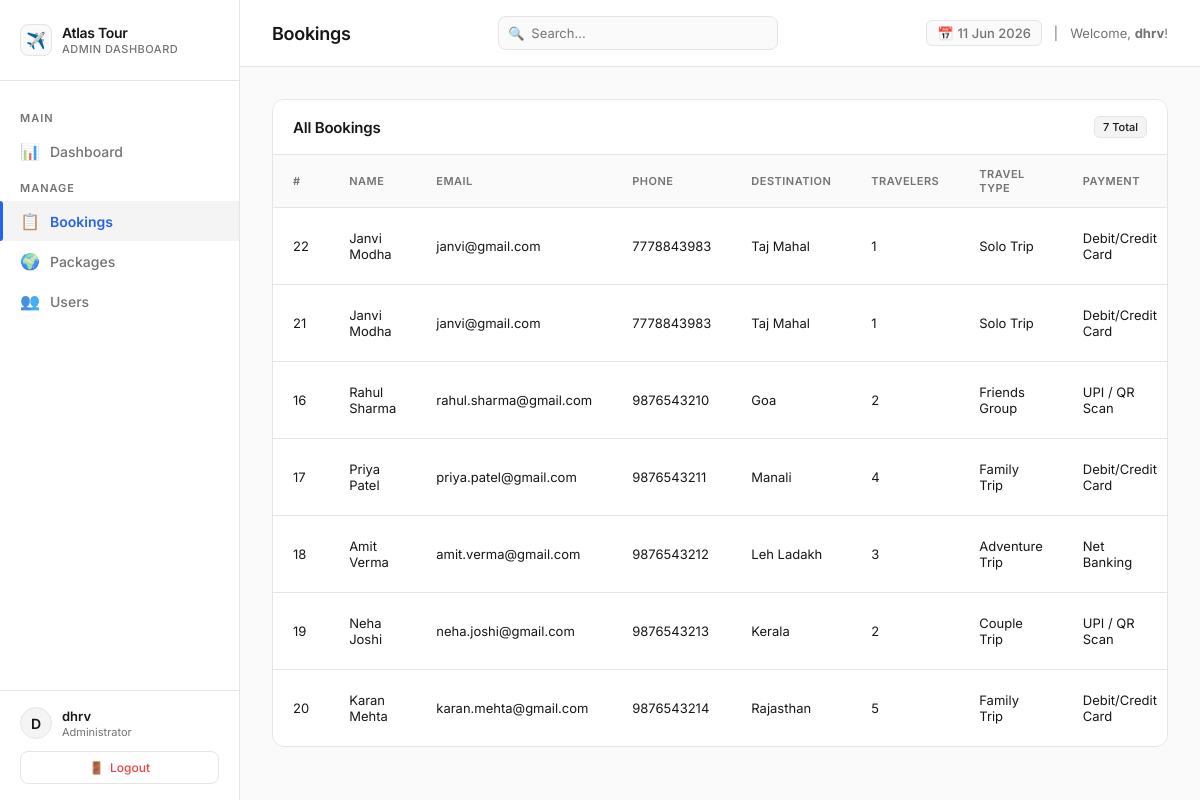
The app's page /admin/bookings.php (signed in) with its own data.
### tables this page shows
CREATE TABLE `bookings` (
  `id` int(11) NOT NULL,
  `user_id` int(11) DEFAULT NULL,
  `full_name` varchar(150) NOT NULL,
  `email` varchar(150) NOT NULL,
  `phone` varchar(20) DEFAULT NULL,
  `age` int(3) DEFAULT NULL,
  `destination` varchar(200) NOT NULL,
  `travelers` int(5) DEFAULT 1,
  `travel_type` varchar(100) DEFAULT NULL,
  `special_requests` text DEFAULT NULL,
  `payment_method` varchar(100) DEFAULT NULL,
  `booked_at` timestamp NOT NULL DEFAULT current_timestamp()
);

### admin/bookings.php (the view, shortened to what this page needs)
<?php
$page_title = "Bookings";
require_once '../config/database.php';
require_once 'header.php';
$bookings = mysqli_query($conn, "SELECT * FROM bookings ORDER BY booked_at DESC");
?>
<div class="card">
    <div class="card-header">
        <h2>All Bookings</h2>
        <span class="badge"><?php echo mysqli_num_rows($bookings); ?> Total</span>
    </div>
    <table>
        <thead>
            <tr>
                <th>#</th>
                <th>Name</th>
                <th>Email</th>
                <th>Phone</th>
                <th>Destination</th>
                <th>Travelers</th>
                <th>Travel Type</th>
                <th>Payment</th>
            </tr>
        </thead>
        <tbody>
            <?php if (mysqli_num_rows($bookings) > 0): ?>
                <?php while ($row = mysqli_fetch_assoc($bookings)): ?>
                <tr>
                    <td><?php echo $row['id']; ?></td>
                    <td><?php echo htmlspecialchars($row['full_name']); ?></td>
                    <td><?php echo htmlspecialchars($row['email']); ?></td>
                    <td><?php echo htmlspecialchars($row['phone']); ?></td>
                    <td><?php echo htmlspecialchars($row['destination']); ?></td>
                    <td><?php echo $row['travelers']; ?></td>
                    <td><?php echo htmlspecialchars($row['travel_type']); ?></td>
                    <td><?php echo htmlspecialchars($row['payment_method']); ?></td>
                </tr>
                <?php endwhile; ?>
            <?php else: ?>
                <tr><td colspan="10" style="text-align:center; color:#64748b;">No bookings found.</td></tr>
            <?php endif; ?>
        </tbody>
    </table>
</div>
<?php require_once 'footer.php'; ?>

### admin/header.php (shortened to what this page needs)
<!DOCTYPE html>
<html lang="en">
<head>
</head>
<body>
<div class="sidebar">
    <div class="sidebar-logo">
        <div class="logo-icon">✈️</div>
        <div class="sidebar-logo-text">
            <h2>Atlas Tour</h2>
            <p>Admin Dashboard</p>
        </div>
    </div>
    <nav class="sidebar-nav">
        <div class="nav-label">Main</div>
        <a href="dashboard.php" class="nav-link <?php echo (basename($_SERVER['PHP_SELF']) == 'dashboard.php') ? 'active' : ''; ?>">
            <span class="icon">📊</span> Dashboard
        </a>
        <div class="nav-label">Manage</div>
        <a href="bookings.php" class="nav-link <?php echo (basename($_SERVER['PHP_SELF']) == 'bookings.php') ? 'active' : ''; ?>">
            <span class="icon">📋</span> Bookings
        </a>
        <a href="packages.php" class="nav-link <?php echo (basename($_SERVER['PHP_SELF']) == 'packages.php') ? 'active' : ''; ?>">
            <span class="icon">🌍</span> Packages
        </a>
        <a href="users.php" class="nav-link <?php echo (basename($_SERVER['PHP_SELF']) == 'users.php') ? 'active' : ''; ?>">
            <span class="icon">👥</span> Users
        </a>
    </nav>
    <div class="sidebar-footer">
        <div class="admin-info">
            <div class="avatar">
                <?php
                $admin_username = isset($_SESSION['admin_username']) ? $_SESSION['admin_username'] : 'A';
                echo strtoupper(substr($admin_username, 0, 1));
                ?>
            </div>
            <div class="admin-details">
                <div class="admin-name"><?php echo htmlspecialchars($admin_username); ?></div>
                <div class="admin-role">Administrator</div>
            </div>
        </div>
        <a href="logout.php" class="logout-btn">
            <span>🚪</span> Logout
        </a>
    </div>
</div>
<div class="main">
    <div class="topbar">
        <h1><?php echo isset($page_title) ? $page_title : 'Dashboard'; ?></h1>
        <div class="topbar-search">
            <span class="search-icon">🔍</span>
            <input type="text" placeholder="Search..." id="header-search" onkeyup="filterTable()">
        </div>
        <div class="topbar-right">
            <div class="date-badge">
                <span>📅</span>
                <span><?php echo date('d M Y'); ?></span>
            </div>
            <span>|</span>
            <span>Welcome, <strong><?php echo htmlspecialchars($admin_username); ?></strong>!</span>
        </div>
    </div>
    <div class="content">

### admin/footer.php
    </div>
</div>
</body>
</html>

### records on screen
bookings: id "22", full_name "Janvi Modha", email "janvi@gmail.com", phone "7778843983", destination "Taj Mahal", travelers "1", travel_type "Solo Trip", payment_method "Debit/Credit Card"
bookings: id "21", full_name "Janvi Modha", email "janvi@gmail.com", phone "7778843983", destination "Taj Mahal", travelers "1", travel_type "Solo Trip", payment_method "Debit/Credit Card"
bookings: id "16", full_name "Rahul Sharma", email "rahul.sharma@gmail.com", phone "9876543210", destination "Goa", travelers "2", travel_type "Friends Group", payment_method "UPI / QR Scan"
bookings: id "17", full_name "Priya Patel", email "priya.patel@gmail.com", phone "9876543211", destination "Manali", travelers "4", travel_type "Family Trip", payment_method "Debit/Credit Card"
bookings: id "18", full_name "Amit Verma", email "amit.verma@gmail.com", phone "9876543212", destination "Leh Ladakh", travelers "3", travel_type "Adventure Trip", payment_method "Net Banking"
bookings: id "19", full_name "Neha Joshi", email "neha.joshi@gmail.com", phone "9876543213", destination "Kerala", travelers "2", travel_type "Couple Trip", payment_method "UPI / QR Scan"
bookings: id "20", full_name "Karan Mehta", email "karan.mehta@gmail.com", phone "9876543214", destination "Rajasthan", travelers "5", travel_type "Family Trip", payment_method "Debit/Credit Card"

### other values on screen
substr($admin_username, 0, 1) "D"
$admin_username "dhrv"
$page_title "Bookings"
mysqli_num_rows($bookings) "7"
